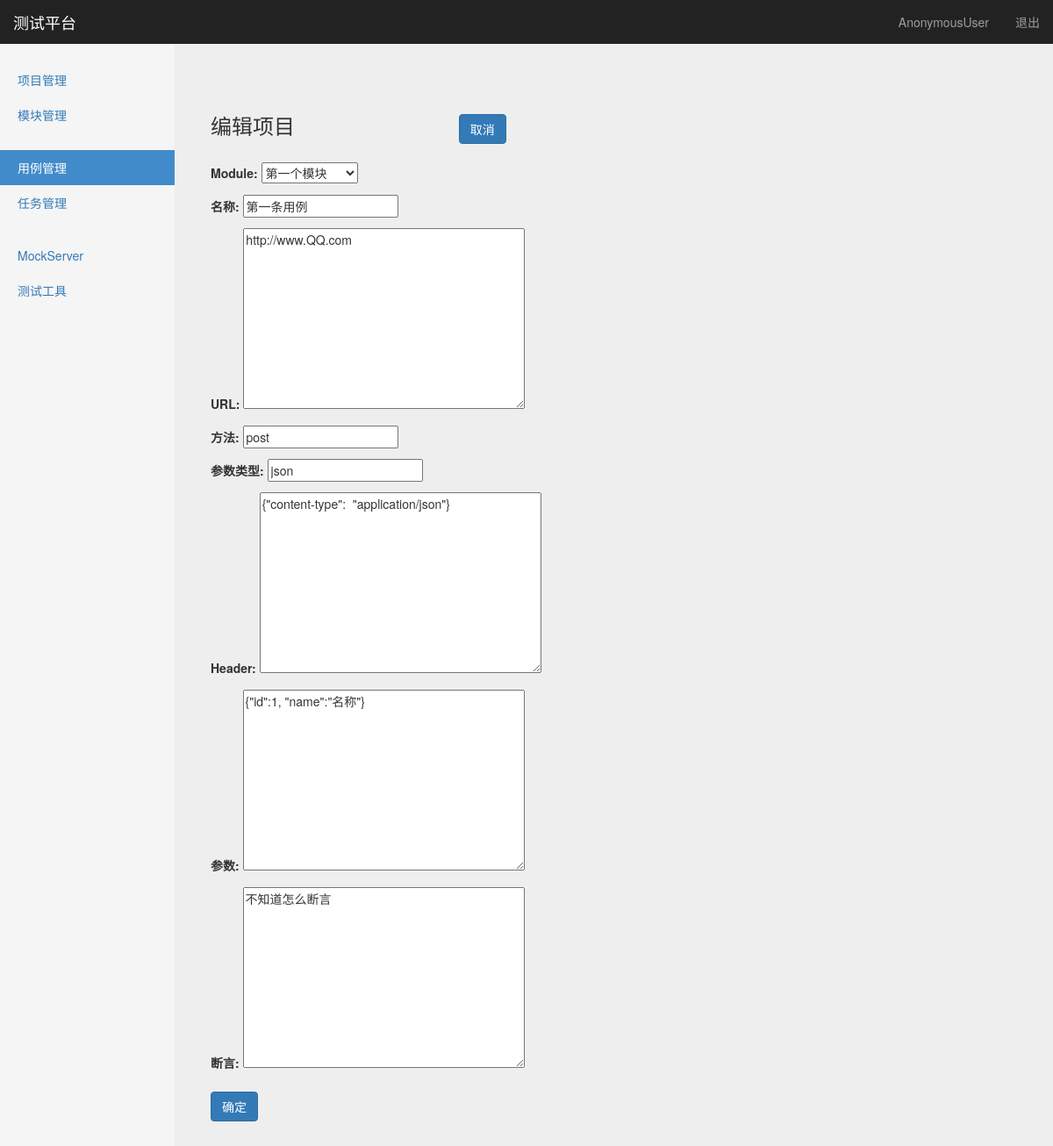
Screenshot of /interface/edit_case/1/ with the database file from the repository.
### interface_app/models.py (models this page shows, shortened)
class TestCase(models.Model):
    module = models.ForeignKey(Module, on_delete=models.CASCADE)
    name = models.CharField("名称", max_length=100, blank=False, default="")
    url = models.TextField("URL", default="")
    req_method = models.CharField("方法", max_length=10, default="")
    req_type = models.CharField("参数类型", max_length=10, default="")
    req_header = models.TextField("header", default="")
    req_parameter = models.TextField("参数", default="")
    response_assert = models.TextField("断言", default="")
    create_time = models.DateTimeField("创建时间", auto_now_add=True)

### interface_app/views/testcase_views.py (the view)
# urls.py: path('edit_case/<int:case_id>/', testcase_views.edit_case),
def edit_case(request, case_id):
    if request.method == "POST":
        form = TestCaseForm(request.POST)
        if form.is_valid():
            case = TestCase.objects.get(id=case_id)
            case.name = form.cleaned_data['name']
            case.url = form.cleaned_data['url']
    else:
        if case_id:
            form = TestCaseForm(
                instance=TestCase.objects.get(id=case_id)
            )
    return render(request, 'case_manage.html', {'form': form,
                                                'type': 'edit'})

### interface_app/forms.py
class TestCaseForm(forms.ModelForm):
    class Meta:
        model = TestCase
        exclude = ["create_time"]

### project_app/models.py (called while the page is built)
    def __str__(self):
        return self.title

### templates/case_manage.html (shortened to what this page needs)
{% extends "base.html" %}
{% block content %}
  <body>
    <nav class="navbar navbar-inverse navbar-fixed-top">
      <div class="container-fluid">
        <div class="navbar-header">
          <a class="navbar-brand" href="#">测试平台</a>
        </div>
        <div id="navbar" class="navbar-collapse collapse">
          <ul class="nav navbar-nav navbar-right">
            <li><a href="#">{{ user }}</a></li>
            <li><a href="/logout/">退出</a></li>
          </ul>
        </div>
      </div>
    </nav>
    <div class="container-fluid">
      <div class="row">
        <div class="col-sm-3 col-md-2 sidebar">
          <ul class="nav nav-sidebar">
            <li> <a href="/manage/project_manage/">项目管理</a></li>
            <li><a href="/manage/module_manage/">模块管理</a></li>
          </ul>
          <ul class="nav nav-sidebar">
            <li class="active"><a href="#">用例管理</a></li>
            <li><a href="">任务管理</a></li>
          </ul>
          <ul class="nav nav-sidebar">
            <li><a href="">MockServer</a></li>
            <li><a href="">测试工具</a></li>
          </ul>
        </div>
      <div class="col-sm-9 col-sm-offset-3 col-md-10 col-md-offset-2 main">
      </div>
      {% if type == 'edit' %}
       <div class="col-sm-9 col-sm-offset-3 col-md-10 col-md-offset-2 main">
                <h3 class="sub-header">编辑项目
                    <button class="btn btn-primary"
                            onclick="window.location.href='/interface/case_manage/'"
                            style="margin-left: 180px;">取消
                    </button>
                </h3>
                <div class="table-responsive">
                    <form role="form" method="post">
                        {{ form.as_p }}
                        <button type="submit" class="btn btn-primary" style="margin-top: 8px;">确定</button>
                    </form>
                </div>
       </div>
      {% endif %}
           </div>
      </div>
  </body>
{% endblock %}

### static/css/signin.css (style rules this page uses)
body { padding-top: 40px; padding-bottom: 40px; background-color: #eee; }

### static/css/dashboard.css (style rules this page uses)
body { padding-top: 50px; }
.sub-header { padding-bottom: 10px; border-bottom: 1px solid #eee; }
.navbar-fixed-top { border: 0; }
.sidebar { display: none; }
@media (min-width: 768px) { .sidebar { position: fixed; top: 51px; bottom: 0; left: 0; z-index: 1000; display: block; padding: 20px; overflow-x: hidden; overflow-y: auto; background-color: #f5f5f5; border-right: 1px solid #eee; } }
.nav-sidebar { margin-right: -21px; margin-bottom: 20px; margin-left: -20px; }
.nav-sidebar > li > a { padding-right: 20px; padding-left: 20px; }
.nav-sidebar > .active > a, .nav-sidebar > .active > a:hover, .nav-sidebar > .active > a:focus { color: #fff; background-color: #428bca; }
.main { padding: 20px; }
@media (min-width: 768px) { .main { padding-right: 40px; padding-left: 40px; } }

### rows the page displays
TestCase: module "第一个模块", name "第一条用例", url "http://www.QQ.com", req_method "post", req_type "json", req_header "{\"content-type\": \"application/json\"}", req_parameter "{\"id\":1, \"name\":\"名称\"}", response_assert "不知道怎么断言"

### other values shown
{{ user }} "AnonymousUser"
